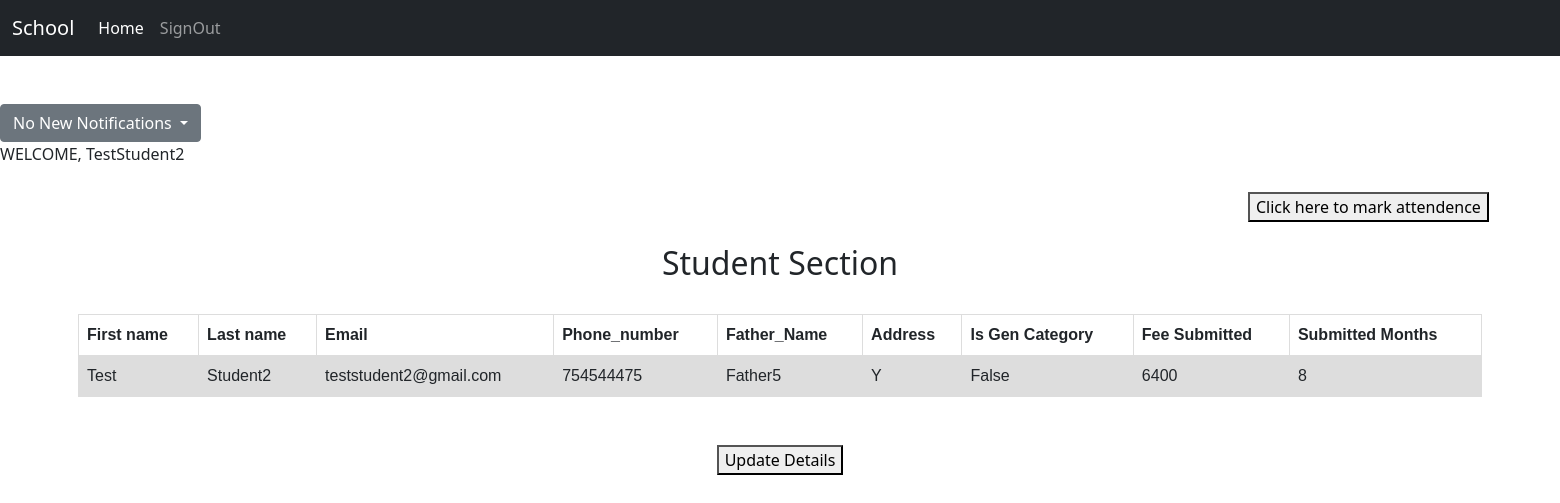
Screenshot of / (signed in) with the database file from the repository.
### student/models.py (models this page shows)
class Student(User):
    fathername= models.CharField(max_length=40)
    clas=models.ForeignKey(stu_cls_model, on_delete=models.CASCADE,null=True, blank= True)
    address=models.CharField(max_length=200)
    contact= models.CharField(max_length=15)
    fee_status=models.CharField(max_length=20,choices=fee_choices,default=1)
    fee=models.BigIntegerField(default=200)
    gen_cat= models.BooleanField(default=False)
    admitted_on=models.DateTimeField(auto_now=True)
    roll= models.BigIntegerField(null=True)
    fee_received_by=models.CharField(max_length=30,null= True)
    is_present_today=models.CharField(max_length=15, default="absent", blank = True)

### student/views.py (the view, shortened to what this page needs)
# urls.py: 2. Add a URL to urlpatterns:  path('', views.home, name='home')
@login_required(login_url="signin")
def home(request):
    chk_attn=attendance.objects.filter(name=request.user.first_name, attdate=datetime.date.today())
    data= Student.objects.filter(username = request.user) #filter gets full multiquery by machtibng the input with stored data
    print("ggggggggggggggg",data)
    context = {
        'info':data,
        'attn_status':chk_attn
    }
    return  render(request, "home.html",context)

### student/context_processors.py (called while the page is built)
def get_notifications(request):
    print("In get notifs")
    Notifications = ""
    try:
        Notifications = notification.objects.filter(users=request.user)
        Notifications_count = notification.objects.filter(users=request.user, is_read=False).count()
        print("new notifications=",Notifications_count)
        print(Notifications)
        return {'notif': Notifications, "notif_c":Notifications_count}
    except:
        print("try did not work")
        return {}

### student/models.py (called while the page is built)
    def __str__(self):
        return self.text

### student/templates/home.html (shortened to what this page needs)
{%extends "base.html"%}
{%block content%}
<br><br>
<div class="dropdown" id="notification-dropdown">
    <div>
    <button class="btn btn-secondary dropdown-toggle"  type="button" id="dropdownMenuButton1" data-bs-toggle="dropdown" aria-expanded="false">
      {%if notif_c%}
        New Notifications!({{notif_c}})
      {%else%}
        No New Notifications
      {% endif %}
      </button>
  </div>
  </div>
WELCOME, {{request.user}} <br><br>
<div style = "position:relative; left:80%; top:2px; ">
    <div id ="mydiv">
        {%if attn_status.first.is_present%}
        Marked present
        {%else%}
        <button id ="attnbtn" type="button" >Click here to mark attendence </button><br>
        {%endif%}
    </div>
    <input type="text" hidden id ="attend" name ="attend"  value="Present"><br>
  </div>
<center>
    <h2> Student Section</h2>
    <br>
<table border="1" style="width:90%">
    <tr>
        <th>First name</th>
        <th>Last name</th>
        <th>Email</th>
        <th>Phone_number</th>
        <th>Father_Name</th>
        <th>Address</th>
        <th>Is Gen Category</th>
        <th>Fee Submitted </th>
        <th>Submitted Months</th>
    </tr>
    {%for i in info %}
    <tr>
        <td>{{i.first_name}}</td>
        <td>{{i.last_name}}</td>
        <td>{{i.email}}</td>
        <td>{{i.contact}}</td>
        <td>{{i.fathername}}</td>
        <td>{{i.address}}</td>
        <td>{{i.gen_cat}}</td>
        <td>{{i.fee}}</td>
        <td>{{i.fee_status}}</td>
    </tr>
    {% endfor%}
</table><br><br>
<a href= {% url 'update' %}><button tyoe="submit">  Update Details</button></a> <br>
</center>
{%endblock%}

### student/templates/base.html (style rules this page uses)
table { font-family: arial, sans-serif; border-collapse: collapse; width: 100%; }
td, th { border: 1px solid #dddddd; text-align: left; padding: 8px; }
tr:nth-child(even) { background-color: #dddddd; }

### rows the page displays
Student: first_name "Test", last_name "Student2", email "teststudent2@gmail.com", contact "754544475", fathername "Father5", address "Y", gen_cat "False", fee "6400", fee_status "8"

### other values shown
{{ request.user }} "TestStudent2"
